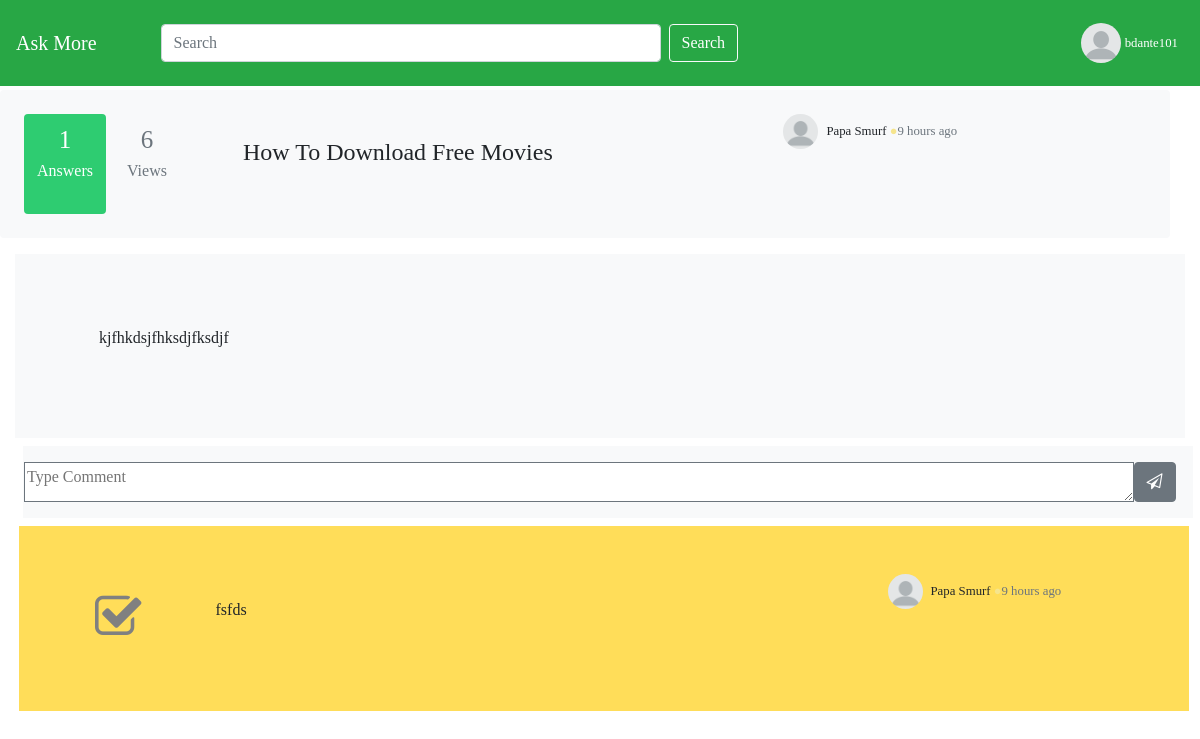
/home/question.php?id=4d6a633d (signed in), run on the app's committed database.
### tables this page shows
CREATE TABLE `usertbl` (
  `id` int(11) NOT NULL,
  `pic` varchar(1000) NOT NULL,
  `fname` text NOT NULL,
  `lname` text NOT NULL,
  `dob` date NOT NULL,
  `username` varchar(100) NOT NULL,
  `pass` varchar(100) NOT NULL
);

CREATE TABLE `questiontbl` (
  `id` int(11) NOT NULL,
  `title` varchar(500) NOT NULL,
  `description` varchar(5000) NOT NULL,
  `tag1` varchar(30) NOT NULL,
  `views` int(11) NOT NULL,
  `upvote` int(11) NOT NULL,
  `upload_time` timestamp NOT NULL DEFAULT CURRENT_TIMESTAMP ON UPDATE CURRENT_TIMESTAMP,
  `u_pic` varchar(100) NOT NULL,
  `u_name` text NOT NULL
);

CREATE TABLE `commentstbl` (
  `id` int(11) NOT NULL,
  `question_id` int(11) NOT NULL,
  `pic` varchar(5000) NOT NULL,
  `uname` varchar(11) NOT NULL,
  `comment_time` timestamp NOT NULL DEFAULT CURRENT_TIMESTAMP ON UPDATE CURRENT_TIMESTAMP,
  `correct` varchar(10) NOT NULL,
  `content` varchar(5000) NOT NULL
);

### time_convert.php (called while the page is built)
<?php
function time_elapsed_string($datetime, $full = false) {
    $now = new DateTime;
    $ago = new DateTime($datetime);
    $diff = $now->diff($ago);
    $diff->w = floor($diff->d / 7);
    $diff->d -= $diff->w * 7;
    $string = array(
        'y' => 'year',
        'm' => 'month',
        'w' => 'week',
        'd' => 'day',
        'h' => 'hour',
        'i' => 'minute',
        's' => 'second',
    );
    foreach ($string as $k => &$v) {
        if ($diff->$k) {
            $v = $diff->$k . ' ' . $v . ($diff->$k > 1 ? 's' : '');
        } else {
            unset($string[$k]);
        }
    }
    if (!$full) $string = array_slice($string, 0, 1);
    return $string ? implode(', ', $string) . ' ago' : 'just now';
}
?>

### home/question.php (the view, shortened to what this page needs)
<?php
include('../initialize.php');
include('../time_convert.php');
$id=base64_decode(hex2bin($_GET['id']));
?>
<!DOCTYPE html>
<html>
<head>
	<link rel="stylesheet" type="text/css" href="../css/text.css">
	<link rel="stylesheet" type="text/css" href="../bootstrap-4.5.0-dist/css/bootstrap.css">
	<link rel="stylesheet" href="https://cdnjs.cloudflare.com/ajax/libs/font-awesome/4.7.0/css/font-awesome.min.css">
</head>
<body id="body">
<nav class="mb-1 navbar navbar-expand-lg navbar-dark bg-success">
  <a class="navbar-brand" href="index.php">Ask More</a>
   <form class="form-inline mr-sm-5 my-lg-0">
      <input id="Navwidth" class="form-control ml-lg-5 mr-sm-2" type="search" placeholder="Search" aria-label="Search">
      <button class="btn text-white btn-outline-light my-2 my-sm-0" type="submit">Search</button>
    </form>
  <div class="collapse navbar-collapse" id="navbarSupportedContent-333">
    <ul class="navbar-nav ml-auto nav-flex-icons">
      <li class="nav-item dropdown">
        <a class="nav-link" id="navbarDropdownMenuLink-333" data-toggle="dropdown"
          aria-haspopup="true" aria-expanded="false">
         <?php
          $name=$_SESSION['username'];
          $sql="SELECT username,pic from usertbl WHERE username='$name'";
          $result=$con->query($sql);
          while ($row=$result->fetch_assoc()) {
	      echo '<div class="btn row">
          <img id="profileimg" src="../'.$row['pic'].'" width="40" height="40" />
           <small id="username">'.stripslashes($row['username']).'</small></div>';
	}
?>
        </a>
      </li>
    </ul>
  </div>
</nav>
<section class="container-fluid">
<div class='container-fluid   bg-light rounded mb-3 p-4 row'>
  <?php
  $question="SELECT * from questiontbl WHERE id='$id'";
  $ans="SELECT Count(*) from commentstbl  WHERE question_id='$id'";
  $question_res=$con->query($question);
  $answer=$con->query($ans);
  while ($answers=$answer->fetch_assoc()) {
    $a=$answers['Count(*)'];
  }
  while($q=$question_res->fetch_assoc()){
      echo "<div style='background-color: #2ECC71; height:100px; width: auto;' class='btn  text-white'>
        <span class='text' style='font-size: 25px;'>".$a."</span>
        <p>Answers</p>
      </div>
      <div style='height:100px; width: auto;' class='btn ml-2 mr-5 text-secondary'>
        <span class='text' style='font-size: 25px;'>".$q['views']."</span>
        <p>Views</p>
      </div>
      <div class='col-md-5'>
        <h4 class='text mt-4'>".$q['title']."</h4>
      </div>
      <div id='leftee' class='ml-5 mb-2'>
          <img src='../".$q['u_pic']."' height='35' width='35' style='border-radius:100px;'><small class='ml-2'>".$q['u_name']."<span style='color:#f6e58d;'> &#x25cf;</span><span class='text text-secondary'>".time_elapsed_string($q['upload_time'])."</span></small>
        </div>
    </div>
  <div class='container-fluid bg-light p-5'>
      <p style='white-space:pre;'>
         ".htmlspecialchars($q['description'])."
      </p>
  </div>";
  }?>
  <div class="container-fluid bg-light  ml-2 mt-2 p-3">
  <form action="answer.php" class="row" method="POST" >
    <textarea  style="border:none;height:40px;width:95%;border:1px solid #6c757d;" placeholder="Type Comment" type="text" name="comment" id=""></textarea>
    <Button class="btn btn-secondary" type="submit"><i class="fa fa-send-o"></i></Button>
    </form>
    </div>
    <?php
    $c="SELECT * FROM commentstbl WHERE question_id='$id'";
    $cres=$con->query($c);
    while ($comment=$cres->fetch_assoc()) {
    echo "
  <div style='background-color:#ffdd59;' class='container-fluid bg-gray row mt-2 ml-1 p-5'>
      <div  class='col-md-1'><button onclick='changecolor();' id='check-color' class='btn'><i class='fa fa-check-square-o' aria-hidden='true'></i></button></div>
      <div class='col-md-8'>
         <p style='white-space:pre;text-align:left;'>
           ".htmlspecialchars($comment['content'])."
         </p>
      </div>
      <div class='col-md-3'>
      <img src='../".$comment['pic']."' height='35' width='35' style='border-radius:100px;'><small class='ml-2'>".$comment['uname']."<span style='color:#f6e58d;'> &#x25cf;</span><span class='text text-secondary'>".time_elapsed_string($comment['comment_time'])."</span></small>
      </div>
  </div>";
}
 ?>
</section>
</body>
</html>

### css/text.css (style rules this page uses)
* { font-family:montserrat; }

### home/question.php (style rules this page uses)
#profileimg { border-radius: 100px; }
#username { color:white; font-weight: none; }
#Navwidth { width: 500px; }
#leftee { position: relative; left: 40px; }
#check-color { font-size:50px; color:gray; }

### data on the page
usertbl: pic (placeholder picture), username "bdante101"
questiontbl: a "1", views "6", title "How To Download Free Movies", u_pic (placeholder picture), u_name "Papa Smurf", upload_time "9 hours ago", description "kjfhkdsjfhksdjfksdjf"
commentstbl: content "fsfds", pic (placeholder picture), uname "Papa Smurf", comment_time "9 hours ago"
